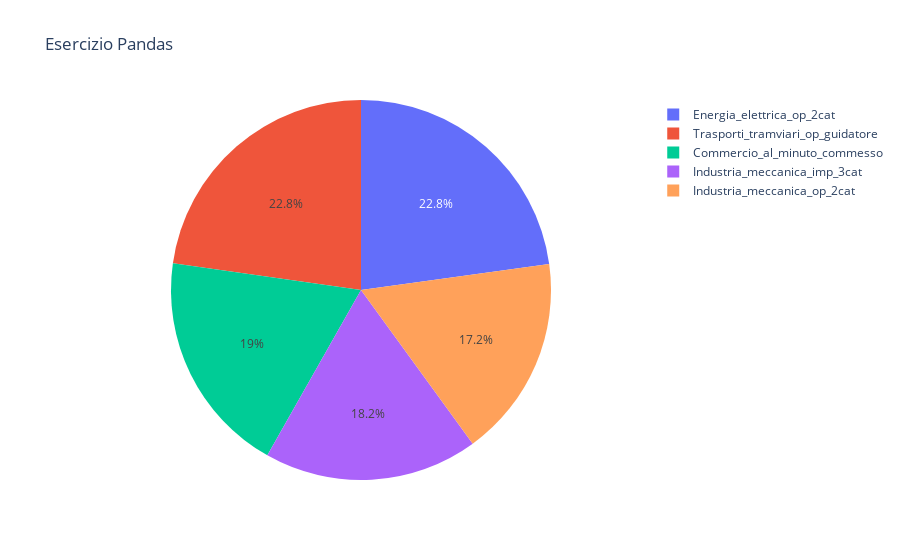

Notebook cell for this chart:
### Markdown cell above
Creazione grafico a torta con la somma dei valori annuali per settore con plotly.express

### Code cell
df_ribaltato = pd.melt(df, id_vars=["Anni"], 
    var_name="Settore", 
    value_name="Valore")
display(df_ribaltato)
fig2= px.pie(df_ribaltato, values="Valore", names="Settore", title='Esercizio Pandas')
fig2.show(render_mode='notebook')

### Figure 1 — Plotly figure (JSON) as saved in the notebook; plotly's stock layout.template omitted (floating-point values rounded to 4 significant figures; data arrays with more than 128 entries replaced by an {"elided": "..."} marker saying what was removed)
{"data": [{"domain": {"x": [0, 1], "y": [0, 1]}, "hovertemplate": "Settore=%{label}<br>Valore=%{value}<extra></extra>", "labels": {"elided": "130 str values"}, "legendgroup": "", "name": "", "showlegend": true, "type": "pie", "values": {"elided": "130 float values"}}], "layout": {"legend": {"tracegroupgap": 0}, "title": {"text": "Esercizio Pandas"}}}
